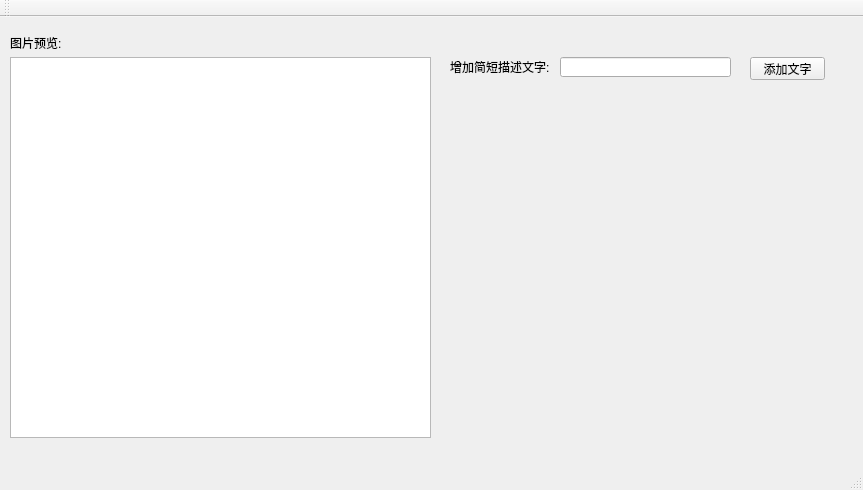
<?xml version="1.0" encoding="UTF-8"?>
<ui version="4.0">
 <class>MainWindow</class>
 <widget class="QMainWindow" name="MainWindow">
  <property name="geometry">
   <rect>
    <x>0</x>
    <y>0</y>
    <width>863</width>
    <height>490</height>
   </rect>
  </property>
  <property name="windowTitle">
   <string>相片管理</string>
  </property>
  <widget class="QWidget" name="centralWidget">
   <widget class="QGraphicsView" name="gv_preview">
    <property name="geometry">
     <rect>
      <x>10</x>
      <y>40</y>
      <width>421</width>
      <height>381</height>
     </rect>
    </property>
   </widget>
   <widget class="QLabel" name="lb_preview">
    <property name="geometry">
     <rect>
      <x>10</x>
      <y>20</y>
      <width>54</width>
      <height>12</height>
     </rect>
    </property>
    <property name="text">
     <string>图片预览:</string>
    </property>
   </widget>
   <widget class="QLineEdit" name="le_text_add">
    <property name="geometry">
     <rect>
      <x>560</x>
      <y>40</y>
      <width>171</width>
      <height>20</height>
     </rect>
    </property>
    <property name="statusTip">
     <string>文字不超过20字</string>
    </property>
    <property name="maxLength">
     <number>20</number>
    </property>
   </widget>
   <widget class="QLabel" name="lb_text_add">
    <property name="geometry">
     <rect>
      <x>450</x>
      <y>40</y>
      <width>109</width>
      <height>20</height>
     </rect>
    </property>
    <property name="statusTip">
     <string>文字不超过20个字</string>
    </property>
    <property name="layoutDirection">
     <enum>Qt::LeftToRight</enum>
    </property>
    <property name="text">
     <string>增加简短描述文字:</string>
    </property>
   </widget>
   <widget class="QPushButton" name="btn_add_text">
    <property name="geometry">
     <rect>
      <x>750</x>
      <y>40</y>
      <width>75</width>
      <height>23</height>
     </rect>
    </property>
    <property name="text">
     <string>添加文字</string>
    </property>
   </widget>
   <widget class="QLabel" name="lb_path_view">
    <property name="geometry">
     <rect>
      <x>70</x>
      <y>20</y>
      <width>361</width>
      <height>16</height>
     </rect>
    </property>
    <property name="text">
     <string/>
    </property>
   </widget>
  </widget>
  <widget class="QMenuBar" name="menuBar">
   <property name="geometry">
    <rect>
     <x>0</x>
     <y>0</y>
     <width>863</width>
     <height>23</height>
    </rect>
   </property>
  </widget>
  <widget class="QToolBar" name="mainToolBar">
   <attribute name="toolBarArea">
    <enum>TopToolBarArea</enum>
   </attribute>
   <attribute name="toolBarBreak">
    <bool>false</bool>
   </attribute>
  </widget>
  <widget class="QStatusBar" name="statusBar"/>
 </widget>
 <layoutdefault spacing="6" margin="11"/>
 <resources/>
 <connections/>
</ui>
